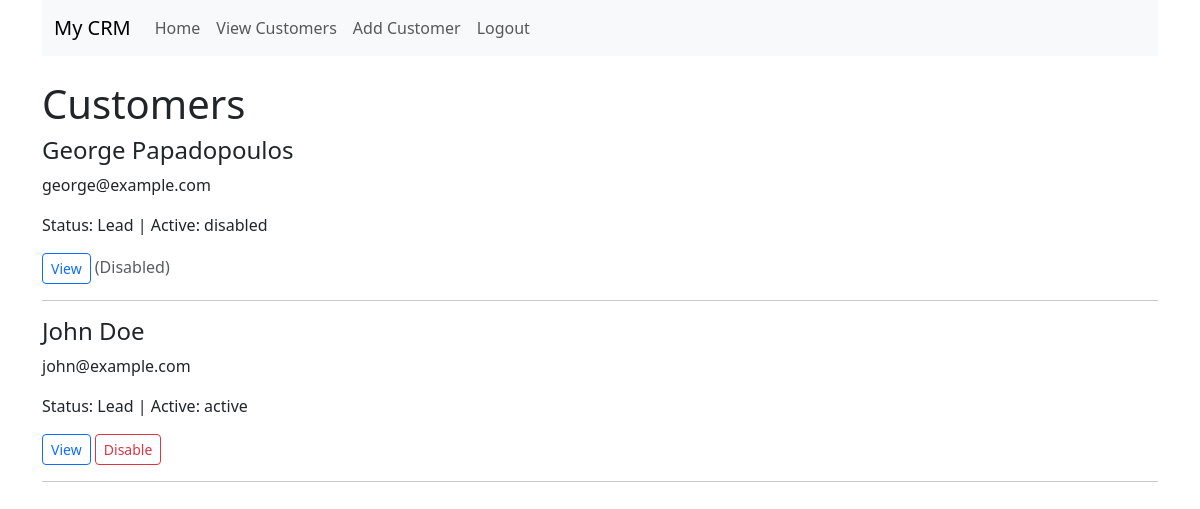
The app's page /customers (signed in) with its own data.
### tables this page shows
CREATE TABLE customers (
            cid INTEGER PRIMARY KEY AUTOINCREMENT,
            created_by_user_id INTEGER NOT NULL,
            first_name TEXT NOT NULL,
            last_name TEXT NOT NULL,
            email TEXT NOT NULL,
            status TEXT NOT NULL DEFAULT 'Lead',
            is_active TEXT NOT NULL DEFAULT 'active',
            created_at TIMESTAMP DEFAULT CURRENT_TIMESTAMP,
            FOREIGN KEY(created_by_user_id) REFERENCES users(uid)
        );

### app.py (the view)
@app.route('/customers')
@roles_permitted(['employee'])
def customers():
    db = get_db_conn()
    rows = db.execute(
        "SELECT * FROM customers WHERE created_by_user_id=? ORDER BY cid DESC",
        (session['uid'],)
    ).fetchall()
    db.close()
    return render_template('customers.html', customers=rows)

### app.py (called while the page is built)
def roles_permitted(roles):
    def decorator(f):
        @wraps(f)
        def wrapper(*args, **kwargs):
            if 'uid' in session and session.get('role') in roles:
                return f(*args, **kwargs)
            flash(f"ERROR: you need {roles} role to access this page")
            return redirect('/login')
        return wrapper
    return decorator

def get_db_conn():
    db = sqlite3.connect('crm.db')
    db.row_factory = sqlite3.Row
    return db

### templates/customers.html (shortened to what this page needs)
{% extends 'base_employee.html' %}
{% block content %}
<h1>Customers</h1>
{% if customers %}
  {% for c in customers %}
    <div class="mb-3">
      <h4>{{ c['first_name'] }} {{ c['last_name'] }}</h4>
      <p>{{ c['email'] }}</p>
      <p>Status: {{ c['status'] }} | Active: {{ c['is_active'] }}</p>
      <a class="btn btn-sm btn-outline-primary" href="/customer/{{ c['cid'] }}">View</a>
      {% if c['is_active'] != 'disabled' %}
        <form method="post" action="/customer/{{ c['cid'] }}/disable" style="display:inline;">
          <button class="btn btn-sm btn-outline-danger" type="submit"
                  onclick="return confirm('Disable this customer?');">
            Disable
          </button>
        </form>
      {% else %}
        <span class="text-muted">(Disabled)</span>
      {% endif %}
      <hr>
    </div>
  {% endfor %}
{% else %}
  <p>No customers found.</p>
{% endif %}
{% endblock %}

### records on screen
customers: first_name "George", last_name "Papadopoulos", email "george@example.com", status "Lead", is_active "disabled", shows "(Disabled)"
customers: first_name "John", last_name "Doe", email "john@example.com", status "Lead", is_active "active"
